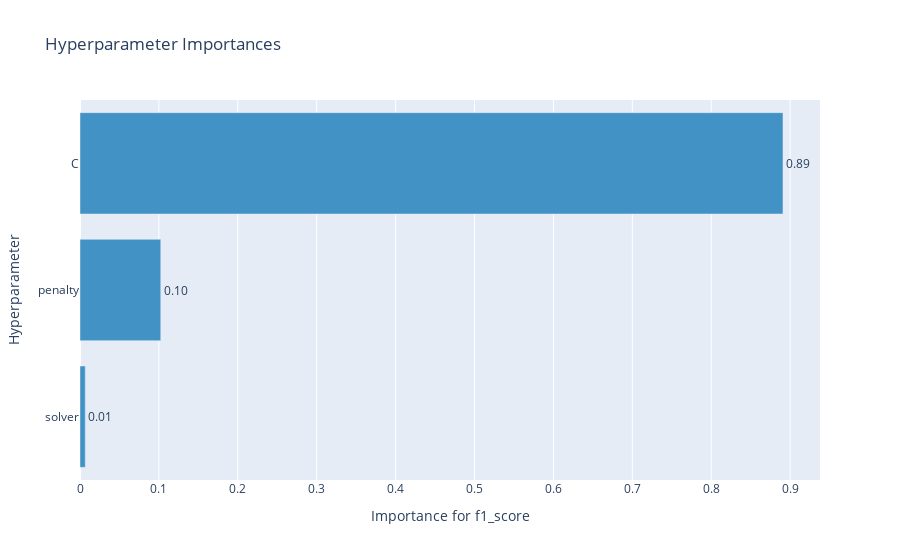

Source (notebook cell):
### Code cell
optuna.visualization.plot_param_importances(study, target_name="f1_score")

### Figure 1 — Plotly figure (JSON) as saved in the notebook; plotly's stock layout.template omitted (floating-point values rounded to 4 significant figures)
{"data": [{"cliponaxis": false, "hovertemplate": ["solver (CategoricalDistribution): 0.006660746002764818<extra></extra>", "penalty (CategoricalDistribution): 0.10235444641314984<extra></extra>", "C (UniformDistribution): 0.8909848075840854<extra></extra>"], "marker": {"color": "rgb(66,146,198)"}, "orientation": "h", "text": ["0.006660746002764818", "0.10235444641314984", "0.8909848075840854"], "textposition": "outside", "texttemplate": "%{text:.2f}", "x": [0.006661, 0.1024, 0.891], "y": ["solver", "penalty", "C"], "type": "bar"}], "layout": {"showlegend": false, "title": {"text": "Hyperparameter Importances"}, "xaxis": {"title": {"text": "Importance for f1_score"}}, "yaxis": {"title": {"text": "Hyperparameter"}}}}
